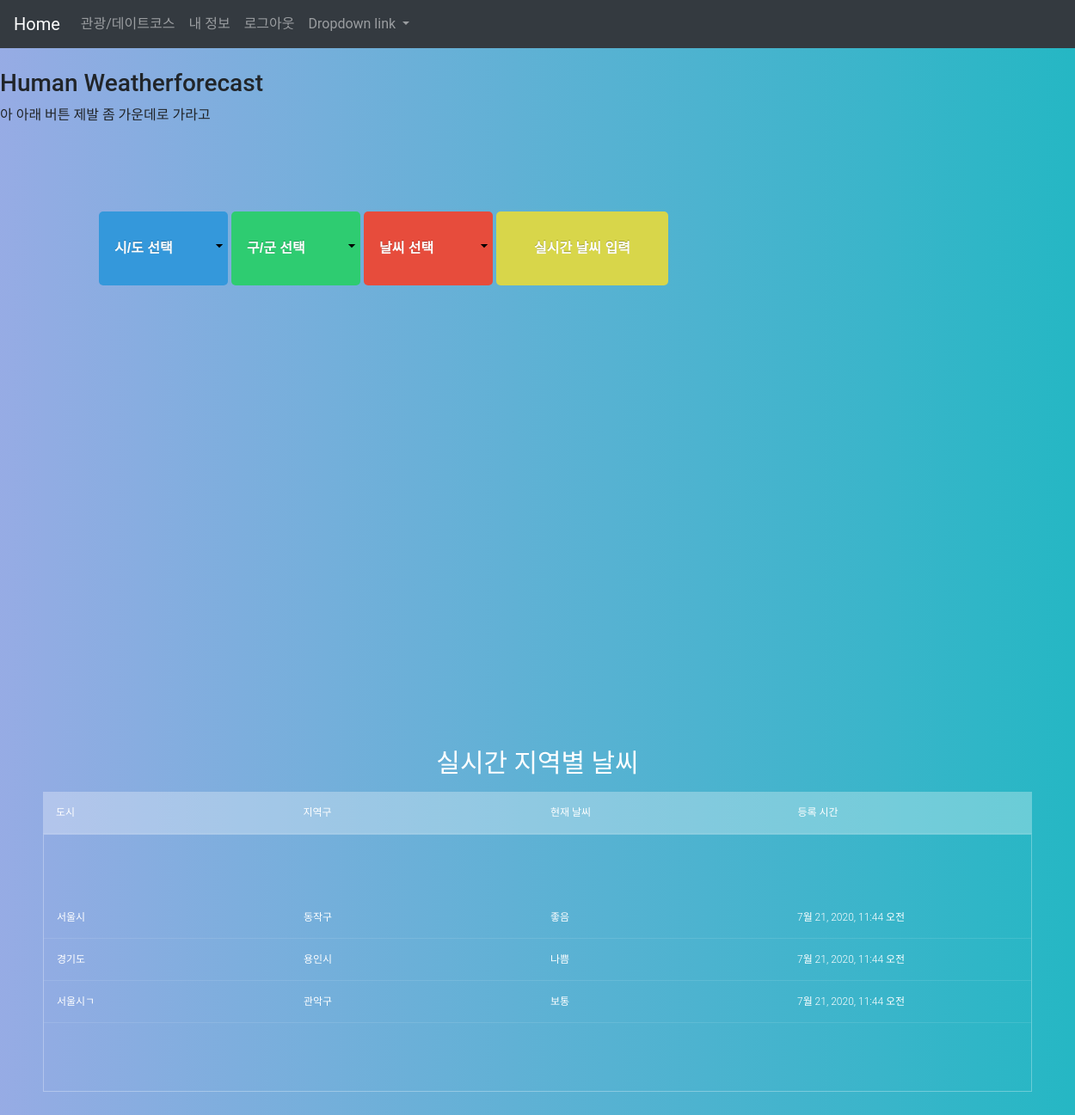
Page /home/ on the earlier database version.
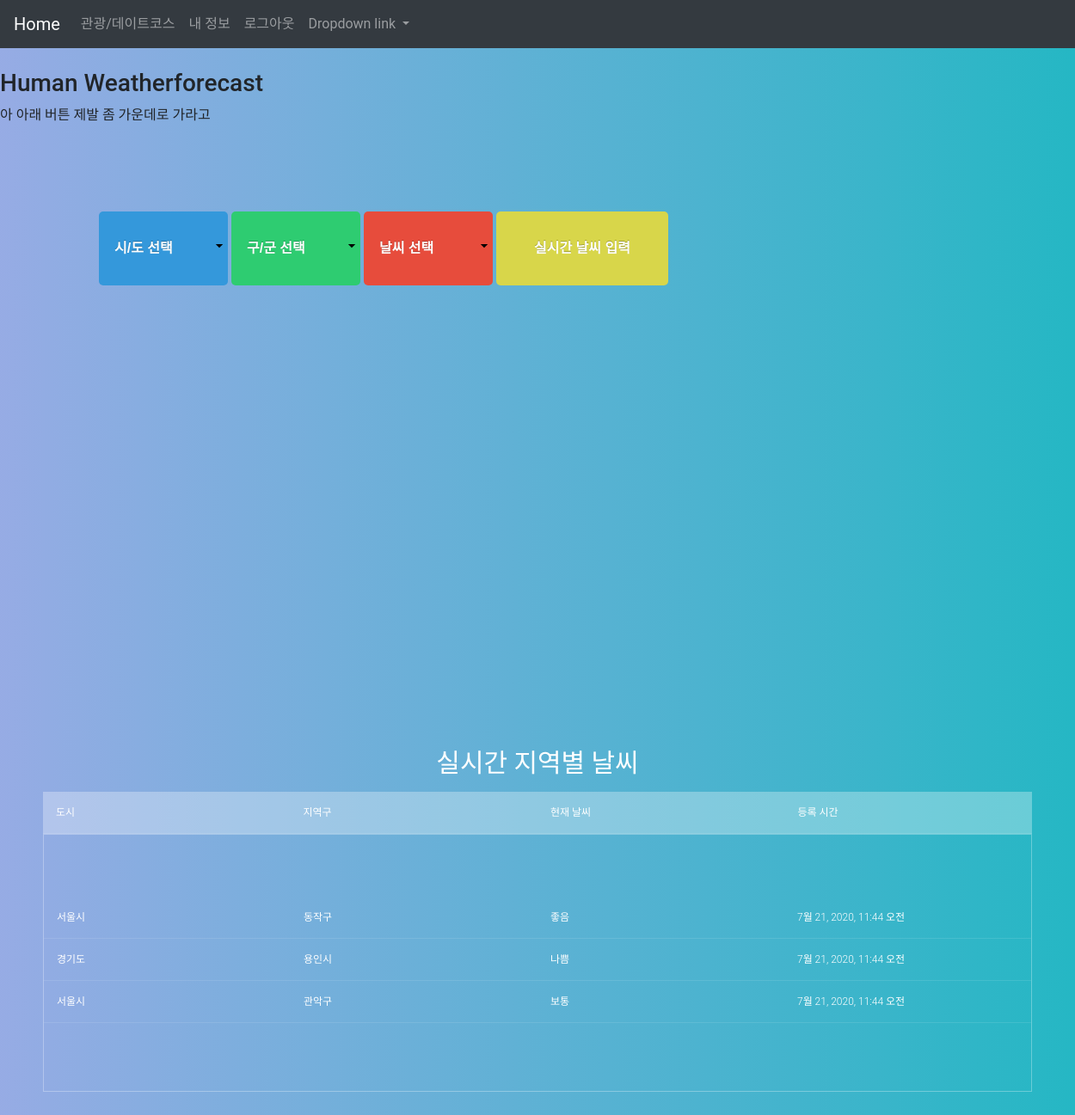
Same page on the later database version.
### nalsiwoori/models.py (models this page shows)
class Selection(models.Model):
    state = models.CharField(max_length=255)
    city = models.CharField(max_length=255)
    street = models.CharField(max_length=255)
    cur_wea = models.CharField(max_length=255)
    pub_date = models.DateTimeField(default=timezone.now())

### nalsiwoori/views.py (the view)
# urls.py: path('home/', views.home, name='home'),
def home(request):
    sel_list = Selection.objects.order_by('-pub_date')[:20]
    html = ''
    for s in sel_list:
        html += s.state + '<br>'
    return render(request, 'nalsiwoori/home.html', {'list': sel_list})

### nalsiwoori/templates/nalsiwoori/home.html (shortened to what this page needs)
<!DOCTYPE html>
<html>
<head>
    <link rel="stylesheet" href="https://maxcdn.bootstrapcdn.com/bootstrap/4.5.0/css/bootstrap.min.css">
    <link rel="stylesheet" href="https://maxcdn.bootstrapcdn.com/bootstrap/4.5.0/css/bootstrap.min.css">
    <link rel= "stylesheet" type="text/css" href="/static/nalsiwoori/css/home_selbox.css">
</head>
<body>
    <nav class="navbar navbar-expand-sm bg-dark navbar-dark">
        <a class="navbar-brand" href="http://localhost:8000/home">Home</a>
        <ul class="navbar-nav">
          <li class="nav-item">
            <a class="nav-link" href="http://localhost:8000/course">관광/데이트코스</a>
          </li>
          <li class="nav-item">
            <a class="nav-link" href="http://localhost:8000/mypage">내 정보</a>
          </li>
          <li class="nav-item">
            <a class="nav-link" href="http://localhost:8000/logout">로그아웃</a>
          </li>
          <li class="nav-item dropdown">
            <a class="nav-link dropdown-toggle" href="#" id="navbardrop" data-toggle="dropdown">
              Dropdown link
            </a>
          </li>
        </ul>
      </nav>
      <br>
        <h3>Human Weatherforecast</h3>
        <p>아 아래 버튼 제발 좀 가운데로 가라고</p>
        <div class="container">
        <select name="state1" id="state1" value="state"></select>
        <select name="city1" id="city1" value="city"></select>
        <select name="cur_wea" id = "cur_wea" value="cur_wea">
          <option value = "0">날씨 선택</option>
        </select>
        <button id = "result">실시간 날씨 입력</button>
        <br>
      </div>
      <div id="map" style="width:800px;height:400px;margin: auto;"></div>
    <br/>
  <section>
    <h1>실시간 지역별 날씨</h1>
    <div class="tbl-header">
      <table cellpadding="0" cellspacing="0" border="0">
        <thead>
          <tr>
              <td>도시</td>
              <td>지역구</td>
              <td>현재 날씨</td>
              <td>등록 시간</td>
          </tr>
        </thead>
      </table>
    </div>
    <div class="tbl-content">
      <table cellpadding="0" cellspacing="0" border="0">
        <tbody>
          {% for item in list %}
          <tr>
              <td>{{ item.state }}</td>
              <td>{{ item.city }}</td>
              <td>{{ item.cur_wea }}</td>
              <td>{{ item.pub_date }}</td><br>
          </tr>
          {% endfor %}
        </tbody>
      </table>
    </div>
  </section>
</body>

### static/nalsiwoori/css/home_selbox.css (style rules this page uses)
select { background-repeat:no-repeat; background-position: right 5px top 35px; background-size: 10px 10px; color:white; padding:18px; width:150px; font-family:arial,tahoma; font-size:16px; font-weight:bold; color:#fff; text-align:left; text-shadow:0 -1px 0 rgba(0, 0, 0, 0.25); border-radius:3px; -webkit-border-radius:5px; -webkit-appearance: none; border:0; outline:0; -webkit-transition:0.3s ease all; -moz-transition:0.3s ease all; -ms-transition:0.3s ease all; -o-transition:0.3s ease all; transition:0.3s ease all; margin: auto; }
button { background-color:#d8d64a; color:white; padding:18px; width:200px; font-family:arial,tahoma; font-size:16px; font-weight:bold; color:#fff; text-align:center; text-shadow:0 -1px 0 rgba(0, 0, 0, 0.25); border-radius:3px; -webkit-border-radius:5px; -webkit-appearance: none; border:0; outline:0; -webkit-transition:0.3s ease all; -moz-transition:0.3s ease all; -ms-transition:0.3s ease all; -o-transition:0.3s ease all; transition:0.3s ease all; }
#state1 { background-color:#3498DB; }
#city1 { background-color:#2ECC71; }
#cur_wea { background-color:#E74C3C; }
.container { margin: 100px; height: 50px; line-height: 50px; text-align: left; }
h1 { font-size: 30px; color: #fff; text-transform: uppercase; font-weight: 300; text-align: center; margin-bottom: 15px; }
table { width:100%; table-layout: fixed; }
.tbl-header { background-color: rgba(255,255,255,0.3); }
.tbl-content { height:300px; overflow-x:auto; margin-top: 0px; border: 1px solid rgba(255,255,255,0.3); }
td { padding: 15px; text-align: left; vertical-align:middle; font-weight: 300; font-size: 12px; color: #fff; border-bottom: solid 1px rgba(255,255,255,0.1); }
body { background: -webkit-linear-gradient(left, #25c481, #25b7c4); background: linear-gradient(to right, #1b49c575, #25b7c4); font-family: 'Roboto', sans-serif; }
section { margin: 50px; }

Differences in the rows shown:
changed Selection "관악구": state "서울시ㄱ" → "서울시"
